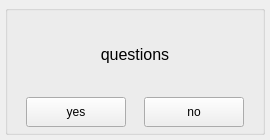
<?xml version="1.0" encoding="UTF-8"?>
<ui version="4.0">
 <class>save_message_dialog</class>
 <widget class="QDialog" name="save_message_dialog">
  <property name="geometry">
   <rect>
    <x>0</x>
    <y>0</y>
    <width>270</width>
    <height>140</height>
   </rect>
  </property>
  <property name="windowTitle">
   <string>message</string>
  </property>
  <layout class="QVBoxLayout" name="dialog_layout">
   <property name="spacing">
    <number>5</number>
   </property>
   <property name="leftMargin">
    <number>5</number>
   </property>
   <property name="topMargin">
    <number>5</number>
   </property>
   <property name="rightMargin">
    <number>5</number>
   </property>
   <property name="bottomMargin">
    <number>5</number>
   </property>
   <item>
    <widget class="QGroupBox" name="save_groupB">
     <property name="title">
      <string/>
     </property>
     <layout class="QVBoxLayout" name="verticalLayout" stretch="0,0">
      <property name="spacing">
       <number>5</number>
      </property>
      <property name="leftMargin">
       <number>5</number>
      </property>
      <property name="topMargin">
       <number>5</number>
      </property>
      <property name="rightMargin">
       <number>5</number>
      </property>
      <property name="bottomMargin">
       <number>5</number>
      </property>
      <item>
       <widget class="QLabel" name="questions_lable">
        <property name="font">
         <font>
          <pointsize>12</pointsize>
         </font>
        </property>
        <property name="lineWidth">
         <number>2</number>
        </property>
        <property name="text">
         <string>questions</string>
        </property>
        <property name="alignment">
         <set>Qt::AlignmentFlag::AlignCenter</set>
        </property>
       </widget>
      </item>
      <item>
       <layout class="QHBoxLayout" name="button_layout" stretch="0,0">
        <property name="spacing">
         <number>5</number>
        </property>
        <item>
         <widget class="QToolButton" name="save_toolB">
          <property name="sizePolicy">
           <sizepolicy hsizetype="Preferred" vsizetype="Preferred">
            <horstretch>0</horstretch>
            <verstretch>0</verstretch>
           </sizepolicy>
          </property>
          <property name="maximumSize">
           <size>
            <width>100</width>
            <height>30</height>
           </size>
          </property>
          <property name="text">
           <string>yes</string>
          </property>
         </widget>
        </item>
        <item>
         <widget class="QToolButton" name="cancle_toolB">
          <property name="sizePolicy">
           <sizepolicy hsizetype="Preferred" vsizetype="Preferred">
            <horstretch>0</horstretch>
            <verstretch>0</verstretch>
           </sizepolicy>
          </property>
          <property name="maximumSize">
           <size>
            <width>100</width>
            <height>30</height>
           </size>
          </property>
          <property name="text">
           <string>no</string>
          </property>
         </widget>
        </item>
       </layout>
      </item>
     </layout>
    </widget>
   </item>
  </layout>
 </widget>
 <resources/>
 <connections/>
</ui>
